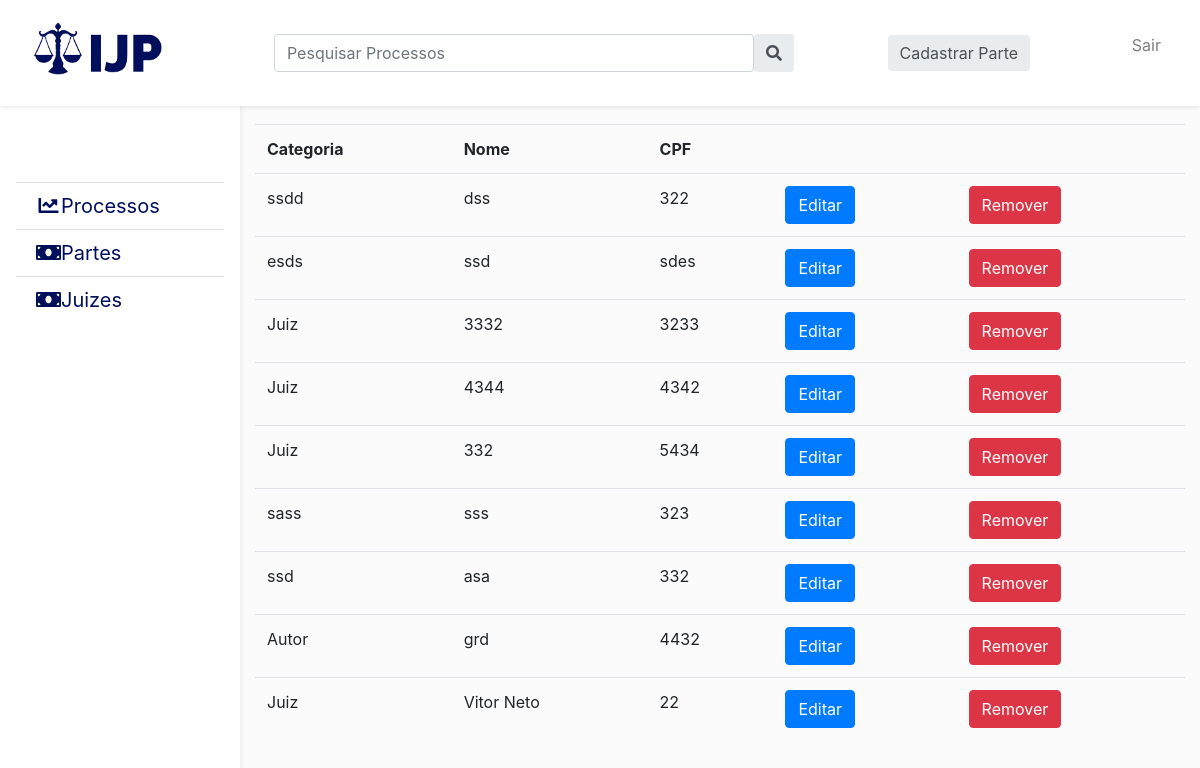
/partes/ (signed in), run on the app's committed database.
### parts/models.py (models this page shows, shortened)
class Part (models.Model):
    process = models.ManyToManyField(
        Process, related_name='parts', blank=True)
    name = models.CharField(max_length=100)
    cpf = models.CharField(max_length=14, unique=True)
    category = models.CharField(max_length=30)

### parts/views.py (the view)
# urls.py: path('partes/', views.PartList.as_view(), name='list'),
@method_decorator(
    login_required(login_url='process:loginPage', redirect_field_name='next'),
    name='dispatch'
)
class PartList(ListView):
    model = Part
    context_object_name = 'parts'
    ordering = ['-id']
    template_name = 'adm/parts/partsList.html'
    def get_queryset(self, *args, **kwargs):
        search = self.request.GET.get('search')
        qs = super().get_queryset(*args, **kwargs)
        if search:
            qs = qs.filter(Q(
                Q(name__icontains=search) |
                Q(category__icontains=search) |
                Q(cpf__icontains=search)
            ))
        return qs
    def get_context_data(self, *args, **kwargs):
        partForm = PartForm()
        ctx = super().get_context_data(*args, **kwargs)
        ctx.update({"active": 2, 'tag': 'Parto',
                   'path': 'list', 'partForm': partForm})
        return ctx

### parts/forms.py
class PartForm(forms.ModelForm):
    class Meta:
        model = Part
        exclude = ['process']
        labels = {
            'name': 'Nome Completo',
            'cpf': 'CPF',
            'category': 'Categoria da parte',
        }
        widgets = {
            'name': forms.TextInput(attrs={'placeholder': ' Nome Completo',  'class': 'form-control'}),  # noqa
            'cpf': forms.NumberInput(attrs={'placeholder': ' CPF',  'class': 'form-control',  'maxlength': "14", 'mask': '999.999.999-99'}),  # noqa
            'category': forms.TextInput(attrs={'placeholder': ' Categoria ',  'class': 'form-control'}),  # noqa
        }

### templates/adm/parts/partsList.html (shortened to what this page needs)
{% extends 'adm/baseAdmin.html' %}
{% block searchInput %}
<form method="GET" class="d-none d-md-flex input-group w-auto my-auto">
  <input name="search" autocomplete="off" type="search" class="form-control rounded"
    placeholder='Pesquisar Processos' style="min-width: 10px; width:60vh;" />
  <button type="submit" class="input-group-text border-0"><i class="fas fa-search"></i></button>
</form>
{% endblock searchInput %}
{%block button%}
<form method="GET" class="d-none d-md-flex input-group w-auto my-auto">
  <button data-toggle="modal" data-target="#exampleModalCenter"  type="button" class="btn input-group-text border-0">Cadastrar Parte</button>
</form>
{% endblock %}
{%block content%}
<table class="table table-stripped">
    <tbody>
      <tr>
        <td><b>Categoria</b></td>
        <td><b>Nome</b></td>
        <td><b>CPF</b></td>
        <td><b></b></td>
        <td><b></b></td>
      </tr>
      {% for i in parts  %}
      <tr>
      <td>{{i.category}}</td>
        <td>{{i.name}}</td>
        <td>{{i.cpf}}</td>
        <td><a href="{% url 'part:detail' i.id %}" style="color: #FFF;"  class='btn btn-primary'>Editar</a></td>
        <td><a href="{% url 'part:delete' i.id %}" style="color: #FFF;" type="submit" class='areSure btn btn-danger'>Remover</a></td>
      </tr>
      {% endfor %}
    </tbody>
  </table>
{% endblock %}

### base_static/css/sidebar.css (style rules this page uses)
body { background-color: #fbfbfb; }

### data on the page
Part: category "ssdd", name "dss", cpf "322"
Part: category "esds", name "ssd", cpf "sdes"
Part: category "Juiz", name "3332", cpf "3233"
Part: category "Juiz", name "4344", cpf "4342"
Part: category "Juiz", name "332", cpf "5434"
Part: category "sass", name "sss", cpf "323"
Part: category "ssd", name "asa", cpf "332"
Part: category "Autor", name "grd", cpf "4432"
Part: category "Juiz", name "Vitor Neto", cpf "22"
